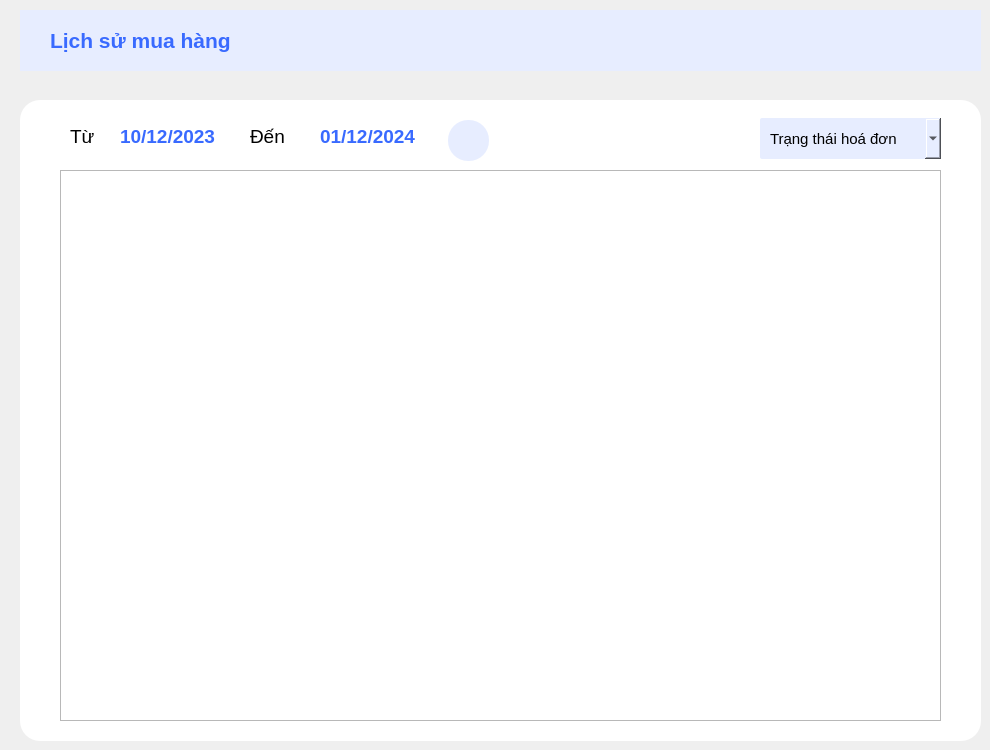
    <widget class="QWidget" name="historyView">
     <widget class="QLabel" name="label_24">
      <property name="geometry">
       <rect>
        <x>20</x>
        <y>100</y>
        <width>961</width>
        <height>641</height>
       </rect>
      </property>
      <property name="styleSheet">
       <string notr="true">background-color: #fff;
border-radius: 20px;</string>
      </property>
      <property name="text">
       <string/>
      </property>
     </widget>
     <widget class="QLabel" name="label_25">
      <property name="geometry">
       <rect>
        <x>50</x>
        <y>20</y>
        <width>231</width>
        <height>41</height>
       </rect>
      </property>
      <property name="font">
       <font>
        <pointsize>16</pointsize>
        <bold>true</bold>
       </font>
      </property>
      <property name="styleSheet">
       <string notr="true">color: #396AFF;</string>
      </property>
      <property name="text">
       <string>Lịch sử mua hàng</string>
      </property>
     </widget>
     <widget class="QWidget" name="widget_3" native="true">
      <property name="geometry">
       <rect>
        <x>60</x>
        <y>110</y>
        <width>881</width>
        <height>611</height>
       </rect>
      </property>
      <widget class="QLabel" name="nameLabel_3">
       <property name="geometry">
        <rect>
         <x>190</x>
         <y>16</y>
         <width>40</width>
         <height>21</height>
        </rect>
       </property>
       <property name="font">
        <font>
         <pointsize>14</pointsize>
         <fontweight>DemiBold</fontweight>
        </font>
       </property>
       <property name="styleSheet">
        <string notr="true">color: black;</string>
       </property>
       <property name="text">
        <string>Đến</string>
       </property>
      </widget>
      <widget class="QLabel" name="nameLabel_2">
       <property name="geometry">
        <rect>
         <x>10</x>
         <y>16</y>
         <width>41</width>
         <height>21</height>
        </rect>
       </property>
       <property name="font">
        <font>
         <pointsize>14</pointsize>
         <fontweight>DemiBold</fontweight>
        </font>
       </property>
       <property name="styleSheet">
        <string notr="true">color: black;</string>
       </property>
       <property name="text">
        <string>Từ</string>
       </property>
      </widget>
      <widget class="QLabel" name="nameLabel_5">
       <property name="geometry">
        <rect>
         <x>260</x>
         <y>16</y>
         <width>111</width>
         <height>21</height>
        </rect>
       </property>
       <property name="font">
        <font>
         <pointsize>14</pointsize>
         <bold>true</bold>
        </font>
       </property>
       <property name="styleSheet">
        <string notr="true">color: #396AFF;</string>
       </property>
       <property name="text">
        <string>01/12/2024</string>
       </property>
      </widget>
      <widget class="QLabel" name="nameLabel_4">
       <property name="geometry">
        <rect>
         <x>60</x>
         <y>16</y>
         <width>111</width>
         <height>21</height>
        </rect>
       </property>
       <property name="font">
        <font>
         <pointsize>14</pointsize>
         <bold>true</bold>
        </font>
       </property>
       <property name="styleSheet">
        <string notr="true">color: #396AFF;</string>
       </property>
       <property name="text">
        <string>10/12/2023</string>
       </property>
      </widget>
      <widget class="QPushButton" name="refeshInv">
       <property name="geometry">
        <rect>
         <x>388</x>
         <y>10</y>
         <width>41</width>
         <height>41</height>
        </rect>
       </property>
       <property name="cursor">
        <cursorShape>PointingHandCursor</cursorShape>
       </property>
       <property name="styleSheet">
        <string notr="true">
background-color:#E7EDFF;
border-radius: 20px;</string>
       </property>
       <property name="text">
        <string/>
       </property>
       <property name="icon">
        <iconset resource="resourse.qrc">
         <normaloff>:/new/img/img/sync (1).png</normaloff>:/new/img/img/sync (1).png</iconset>
       </property>
       <property name="iconSize">
        <size>
         <width>20</width>
         <height>20</height>
        </size>
       </property>
      </widget>
      <widget class="QTableView" name="tableViewInvoiceCus">
       <property name="geometry">
        <rect>
         <x>0</x>
         <y>60</y>
         <width>881</width>
         <height>551</height>
        </rect>
       </property>
       <property name="cursor" stdset="0">
        <cursorShape>PointingHandCursor</cursorShape>
       </property>
       <property name="styleSheet">
        <string notr="true">
QTableWidget
{
color:red; 
gridline-color:black;
 selection-color:green;
font: 700 15pt  &quot;Arial&quot;; 
selection-background-color:blue;

}
QTableWidget::item:selected
{
color:white;
background-color:blue;
}

QHeaderView
{
font: 500 &quot;Arial&quot;;
color:blue;
border: none;
}
QHeaderView::section
{
border: none;
font: 500 16px &quot;Arial&quot;;
color:#718EBF;
background-color: white;
padding: 10px 10px;

}
QTableView::item {
    background-color: white;              
    color:232323;        
	padding:15px 0px 15px 35px;     
 	border-left: none;          
    border-right: none;         
    border-top: 1px solid #E6EFF5;        
}
QTableView::item:selected {
    background-color:#95a1ff;     
    color: white;                        
}
QScrollBar:horizontal, QScrollBar:vertical { height: 0px; width: 0px; }</string>
       </property>
       <property name="autoScroll">
        <bool>false</bool>
       </property>
       <property name="selectionBehavior">
        <enum>QAbstractItemView::SelectionBehavior::SelectRows</enum>
       </property>
       <property name="showGrid">
        <bool>false</bool>
       </property>
       <property name="gridStyle">
        <enum>Qt::PenStyle::SolidLine</enum>
       </property>
       <property name="wordWrap">
        <bool>true</bool>
       </property>
       <property name="cornerButtonEnabled">
        <bool>true</bool>
       </property>
       <attribute name="horizontalHeaderVisible">
        <bool>true</bool>
       </attribute>
       <attribute name="horizontalHeaderMinimumSectionSize">
        <number>10</number>
       </attribute>
       <attribute name="horizontalHeaderDefaultSectionSize">
        <number>100</number>
       </attribute>
       <attribute name="horizontalHeaderHighlightSections">
        <bool>true</bool>
       </attribute>
       <attribute name="horizontalHeaderShowSortIndicator" stdset="0">
        <bool>false</bool>
       </attribute>
       <attribute name="verticalHeaderVisible">
        <bool>true</bool>
       </attribute>
       <attribute name="verticalHeaderCascadingSectionResizes">
        <bool>true</bool>
       </attribute>
      </widget>
      <widget class="QComboBox" name="comboBox">
       <property name="geometry">
        <rect>
         <x>700</x>
         <y>8</y>
         <width>181</width>
         <height>41</height>
        </rect>
       </property>
       <property name="font">
        <font>
         <pointsize>11</pointsize>
        </font>
       </property>
       <property name="cursor">
        <cursorShape>PointingHandCursor</cursorShape>
       </property>
       <property name="styleSheet">
        <string notr="true">/*color: #000;
padding-left: 10px;
background-color:#E7EDFF;
border-radius: 5px;*/
QComboBox {
border: none;
background-color:#E7EDFF;
padding-left: 10px;
border-radius: 2px;
color: #000;
}

QComboBox::drop-down{
	image:url(:/new/img/img/down.png);
        width:16px;                                  
        height:16px;                              
	padding: 12px ;
}

QComboBox::drop-down::on{
	image:url(:/new/img/img/up.png);
}
QComboBox QAbstractItemView {
    background-color: #E7EDFF; /* Màu nền */
    border: node;
    selection-background-color: #B0C4DE; /* Màu nền khi hover */
    selection-color: #000; /* Màu chữ khi hover */
    padding: 5px;
    color: #000;
    outline: none;
}</string>
       </property>
       <item>
        <property name="text">
         <string>Trạng thái hoá đơn</string>
        </property>
       </item>
       <item>
        <property name="text">
         <string>Đã thanh toán</string>
        </property>
       </item>
       <item>
        <property name="text">
         <string>Chưa thanh toán</string>
        </property>
       </item>
      </widget>
     </widget>
     <widget class="QWidget" name="widget_7" native="true">
      <property name="geometry">
       <rect>
        <x>20</x>
        <y>10</y>
        <width>961</width>
        <height>61</height>
       </rect>
      </property>
      <property name="styleSheet">
       <string notr="true">background-color: #E7EDFF;
</string>
      </property>
     </widget>
     <zorder>label_24</zorder>
     <zorder>widget_7</zorder>
     <zorder>label_25</zorder>
     <zorder>widget_3</zorder>
    </widget>
